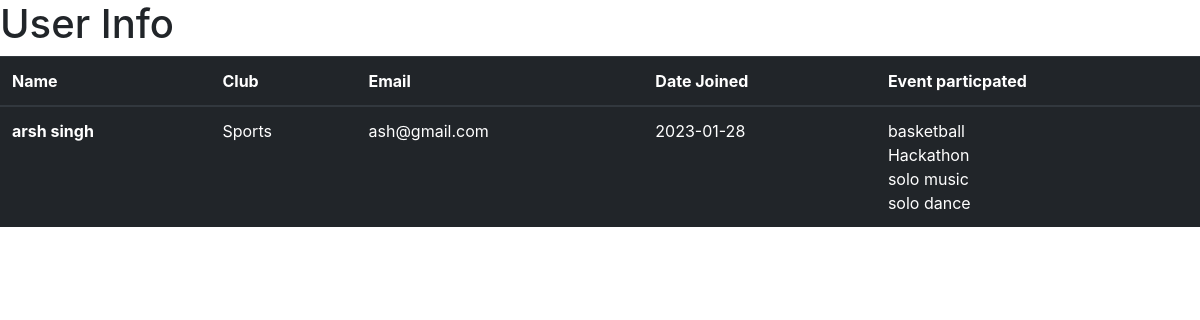
Page /user_info/arsh singh (signed in) on the committed database.
### app.py (models this page shows, shortened)
class Club(db.Model,UserMixin):
    id=db.Column(db.Integer,primary_key=True)
    email=db.Column(db.String(50),nullable=False ,unique=True)
    user_name=db.Column(db.String(50),nullable=False ,unique=True)
    date_joined=db.Column(db.String(100))
    club_name=db.Column(db.String(100),nullable=False)

class Participant(db.Model,UserMixin):
    id=db.Column(db.Integer,primary_key=True)
    email=db.Column(db.String(50),nullable=False)
    participant_name=db.Column(db.String(50),nullable=False)
    date_created=db.Column(db.String(100))
    event_name=db.Column(db.String(100),nullable=False)
    club_name=db.Column(db.String(100),nullable=False)

### app.py (the view)
@login_required
@app.route('/user_info/<string:name>')
def user_info(name):
    event=Participant.query.filter(Participant.participant_name==name).all()
    info=Club.query.filter(Club.user_name==name).first()
    return render_template('user_info.html',info=info,event=event)

### app.py (called while the page is built)
@login_manager.user_loader
def load_user(user_id):
    return Student.query.get(int(user_id))

### templates/user_info.html (shortened to what this page needs)
<!DOCTYPE html>
<html lang="en">
<head>
    <link href="//maxcdn.bootstrapcdn.com/bootstrap/4.1.1/css/bootstrap.min.css" rel="stylesheet" id="bootstrap-css">
</head>
<body>
    <h1>User Info</h1>
    <table class="table table-dark">
        <thead>
          <tr>
            <th scope="col"> Name</th>
            <th scope="col">Club</th>
            <th scope="col">Email</th>
            <th scope="col">Date Joined</th>
            <th scope="col">Event particpated</th>
          </tr>
        </thead>
        <tbody>
          <tr>
            <th scope="row"> {{info.user_name}}</th>
            <td> {{info.club_name}}</td>
            <td> {{info.email}}</td>
            <td>{{info.date_joined}}</td>
            <td> {% for i in event %}
                {{i.event_name}}
               <br>
                {% endfor %}  </td>
          </tr>
      </table>
</body>
</html>

### rows in the picture
Club: user_name "arsh singh", club_name "Sports", email "ash@gmail.com", date_joined "2023-01-28"
Participant: event_name "basketball"
Participant: event_name "Hackathon"
Participant: event_name "solo music"
Participant: event_name "solo dance"
